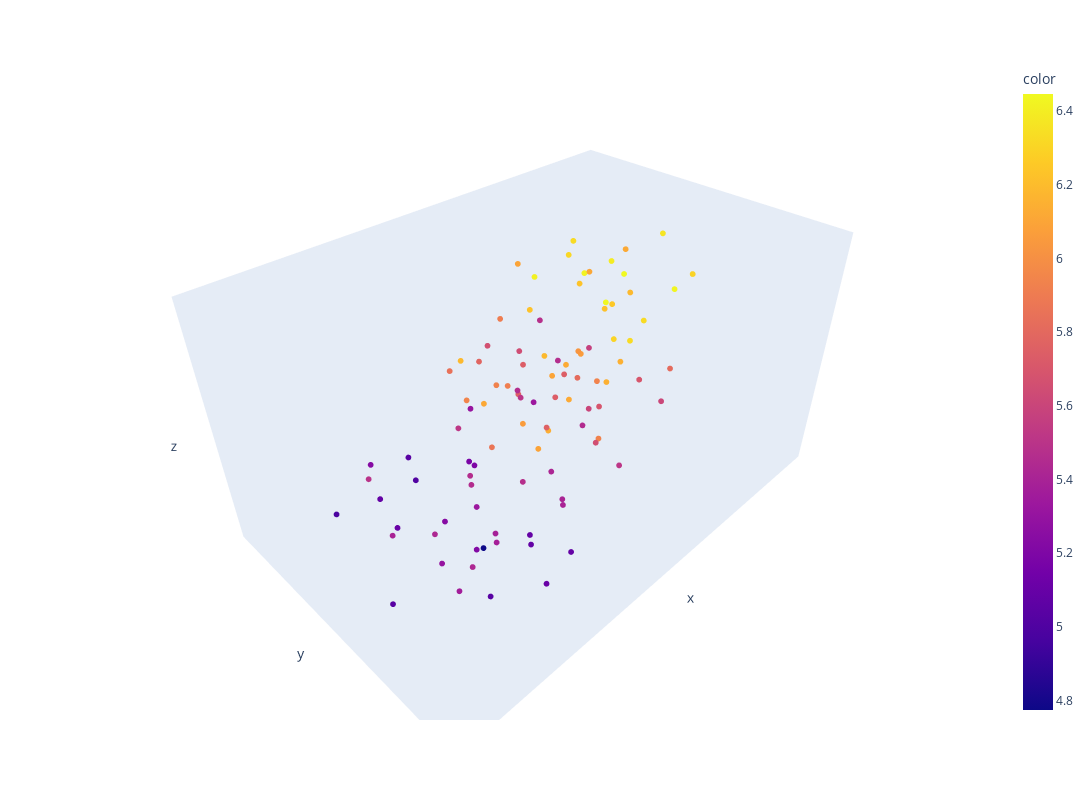

Here is the notebook cell this chart was saved with:
### Code cell
loss_col=chamfer_distance( my_vert, torch.Tensor(msms_vert),reduction=None)

fig=px.scatter_3d(x=my_vert[:,0],y=my_vert[:,1],z=my_vert[:,2], color=loss_col[0][0][:,0].log())
fig.update_traces(marker={'size': 2})
fig.update_layout(
    autosize=False, 
    width=1200, 
    height=800,
    scene = dict(
        xaxis = dict(showgrid=False, zeroline=False, showticklabels=False),
        yaxis = dict(showgrid=False, zeroline=False, showticklabels=False),
        zaxis = dict(showgrid=False, zeroline=False, showticklabels=False),
    )
)
